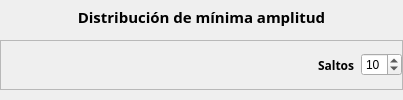
                               <widget class="QFrame" name="minAmpDistFrame">
                                <property name="frameShape">
                                 <enum>QFrame::NoFrame</enum>
                                </property>
                                <property name="frameShadow">
                                 <enum>QFrame::Raised</enum>
                                </property>
                                <layout class="QVBoxLayout" name="verticalLayout_20">
                                 <property name="spacing">
                                  <number>4</number>
                                 </property>
                                 <property name="leftMargin">
                                  <number>0</number>
                                 </property>
                                 <property name="topMargin">
                                  <number>0</number>
                                 </property>
                                 <property name="rightMargin">
                                  <number>0</number>
                                 </property>
                                 <property name="bottomMargin">
                                  <number>0</number>
                                 </property>
                                 <item>
                                  <widget class="QLabel" name="label_4">
                                   <property name="maximumSize">
                                    <size>
                                     <width>16777215</width>
                                     <height>20</height>
                                    </size>
                                   </property>
                                   <property name="font">
                                    <font>
                                     <family>Segoe UI Semibold</family>
                                     <pointsize>11</pointsize>
                                     <weight>75</weight>
                                     <bold>true</bold>
                                    </font>
                                   </property>
                                   <property name="text">
                                    <string>Distribución de mínima amplitud</string>
                                   </property>
                                   <property name="alignment">
                                    <set>Qt::AlignBottom|Qt::AlignHCenter</set>
                                   </property>
                                  </widget>
                                 </item>
                                 <item>
                                  <layout class="QVBoxLayout" name="minAmpHistLayout"/>
                                 </item>
                                 <item>
                                  <widget class="QFrame" name="frameBottomMinDist">
                                   <property name="maximumSize">
                                    <size>
                                     <width>16777215</width>
                                     <height>50</height>
                                    </size>
                                   </property>
                                   <property name="frameShape">
                                    <enum>QFrame::StyledPanel</enum>
                                   </property>
                                   <property name="frameShadow">
                                    <enum>QFrame::Raised</enum>
                                   </property>
                                   <layout class="QHBoxLayout" name="horizontalLayout_16">
                                    <property name="leftMargin">
                                     <number>0</number>
                                    </property>
                                    <property name="topMargin">
                                     <number>0</number>
                                    </property>
                                    <property name="rightMargin">
                                     <number>0</number>
                                    </property>
                                    <property name="bottomMargin">
                                     <number>0</number>
                                    </property>
                                    <item>
                                     <spacer name="horizontalSpacer_7">
                                      <property name="orientation">
                                       <enum>Qt::Horizontal</enum>
                                      </property>
                                      <property name="sizeHint" stdset="0">
                                       <size>
                                        <width>317</width>
                                        <height>20</height>
                                       </size>
                                      </property>
                                     </spacer>
                                    </item>
                                    <item>
                                     <widget class="QLabel" name="label_6">
                                      <property name="maximumSize">
                                       <size>
                                        <width>16777215</width>
                                        <height>20</height>
                                       </size>
                                      </property>
                                      <property name="font">
                                       <font>
                                        <family>Segoe UI Semibold</family>
                                        <pointsize>9</pointsize>
                                        <weight>75</weight>
                                        <bold>true</bold>
                                       </font>
                                      </property>
                                      <property name="text">
                                       <string>Saltos</string>
                                      </property>
                                     </widget>
                                    </item>
                                    <item>
                                     <widget class="QSpinBox" name="minAmpDistSpinBox">
                                      <property name="maximumSize">
                                       <size>
                                        <width>50</width>
                                        <height>16777215</height>
                                       </size>
                                      </property>
                                      <property name="minimum">
                                       <number>1</number>
                                      </property>
                                      <property name="maximum">
                                       <number>50</number>
                                      </property>
                                      <property name="value">
                                       <number>10</number>
                                      </property>
                                     </widget>
                                    </item>
                                   </layout>
                                  </widget>
                                 </item>
                                </layout>
                               </widget>
